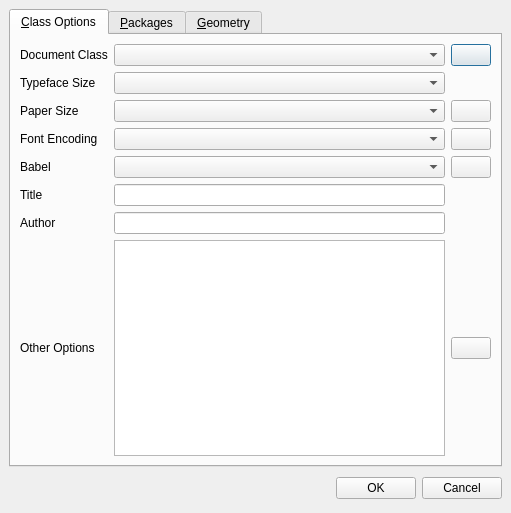
<?xml version="1.0" encoding="UTF-8"?>
<ui version="4.0">
 <class>QuickDocumentDialog</class>
 <widget class="QDialog" name="QuickDocumentDialog">
  <property name="geometry">
   <rect>
    <x>0</x>
    <y>0</y>
    <width>511</width>
    <height>513</height>
   </rect>
  </property>
  <layout class="QVBoxLayout" name="verticalLayout_3">
   <property name="spacing">
    <number>6</number>
   </property>
   <property name="leftMargin">
    <number>9</number>
   </property>
   <property name="topMargin">
    <number>9</number>
   </property>
   <property name="rightMargin">
    <number>9</number>
   </property>
   <property name="bottomMargin">
    <number>9</number>
   </property>
   <item>
    <widget class="QTabWidget" name="tabWidget">
     <property name="currentIndex">
      <number>0</number>
     </property>
     <widget class="QWidget" name="tab">
      <attribute name="title">
       <string>&amp;Class Options</string>
      </attribute>
      <layout class="QHBoxLayout" name="horizontalLayout">
       <item>
        <layout class="QGridLayout" name="_2">
         <property name="leftMargin">
          <number>0</number>
         </property>
         <property name="topMargin">
          <number>0</number>
         </property>
         <property name="rightMargin">
          <number>0</number>
         </property>
         <property name="bottomMargin">
          <number>0</number>
         </property>
         <property name="spacing">
          <number>6</number>
         </property>
         <item row="7" column="0">
          <widget class="QLabel" name="labelTitle">
           <property name="sizePolicy">
            <sizepolicy hsizetype="Minimum" vsizetype="Minimum">
             <horstretch>0</horstretch>
             <verstretch>0</verstretch>
            </sizepolicy>
           </property>
           <property name="text">
            <string>Title</string>
           </property>
          </widget>
         </item>
         <item row="8" column="1">
          <widget class="QLineEdit" name="lineEditAuthor"/>
         </item>
         <item row="5" column="0">
          <widget class="QLabel" name="labelBabel">
           <property name="text">
            <string>Babel</string>
           </property>
          </widget>
         </item>
         <item row="0" column="1">
          <widget class="QComboBox" name="comboBoxClass"/>
         </item>
         <item row="0" column="0">
          <widget class="QLabel" name="labelClass">
           <property name="sizePolicy">
            <sizepolicy hsizetype="Minimum" vsizetype="Minimum">
             <horstretch>0</horstretch>
             <verstretch>0</verstretch>
            </sizepolicy>
           </property>
           <property name="text">
            <string>Document Class</string>
           </property>
          </widget>
         </item>
         <item row="0" column="2">
          <widget class="QPushButton" name="pushButtonClass">
           <property name="text">
            <string/>
           </property>
           <property name="icon">
            <iconset resource="../images.qrc">
             <normaloff>:/images-ng/list-add.svgz</normaloff>:/images-ng/list-add.svgz</iconset>
           </property>
          </widget>
         </item>
         <item row="1" column="0">
          <widget class="QLabel" name="labelSize">
           <property name="sizePolicy">
            <sizepolicy hsizetype="Minimum" vsizetype="Minimum">
             <horstretch>0</horstretch>
             <verstretch>0</verstretch>
            </sizepolicy>
           </property>
           <property name="text">
            <string>Typeface Size</string>
           </property>
          </widget>
         </item>
         <item row="9" column="0">
          <widget class="QLabel" name="labelOptions">
           <property name="sizePolicy">
            <sizepolicy hsizetype="Minimum" vsizetype="Minimum">
             <horstretch>0</horstretch>
             <verstretch>0</verstretch>
            </sizepolicy>
           </property>
           <property name="text">
            <string>Other Options</string>
           </property>
          </widget>
         </item>
         <item row="5" column="2">
          <widget class="QPushButton" name="pushButtonBabel">
           <property name="text">
            <string/>
           </property>
           <property name="icon">
            <iconset resource="../images.qrc">
             <normaloff>:/images-ng/list-add.svgz</normaloff>:/images-ng/list-add.svgz</iconset>
           </property>
          </widget>
         </item>
         <item row="1" column="1">
          <widget class="QComboBox" name="comboBoxSize"/>
         </item>
         <item row="2" column="2">
          <widget class="QPushButton" name="pushButtonPaper">
           <property name="text">
            <string/>
           </property>
           <property name="icon">
            <iconset resource="../images.qrc">
             <normaloff>:/images-ng/list-add.svgz</normaloff>:/images-ng/list-add.svgz</iconset>
           </property>
          </widget>
         </item>
         <item row="9" column="2">
          <widget class="QPushButton" name="pushButtonOptions">
           <property name="text">
            <string/>
           </property>
           <property name="icon">
            <iconset resource="../images.qrc">
             <normaloff>:/images-ng/list-add.svgz</normaloff>:/images-ng/list-add.svgz</iconset>
           </property>
          </widget>
         </item>
         <item row="9" column="1">
          <widget class="QListWidget" name="listWidgetOptions"/>
         </item>
         <item row="2" column="0">
          <widget class="QLabel" name="labelPaper">
           <property name="sizePolicy">
            <sizepolicy hsizetype="Minimum" vsizetype="Minimum">
             <horstretch>0</horstretch>
             <verstretch>0</verstretch>
            </sizepolicy>
           </property>
           <property name="text">
            <string>Paper Size</string>
           </property>
          </widget>
         </item>
         <item row="7" column="1">
          <widget class="QLineEdit" name="lineEditTitle"/>
         </item>
         <item row="5" column="1">
          <widget class="QComboBox" name="comboBoxBabel"/>
         </item>
         <item row="2" column="1">
          <widget class="QComboBox" name="comboBoxPaper"/>
         </item>
         <item row="8" column="0">
          <widget class="QLabel" name="labelAuthor">
           <property name="sizePolicy">
            <sizepolicy hsizetype="Minimum" vsizetype="Minimum">
             <horstretch>0</horstretch>
             <verstretch>0</verstretch>
            </sizepolicy>
           </property>
           <property name="text">
            <string>Author</string>
           </property>
          </widget>
         </item>
         <item row="4" column="0">
          <widget class="QLabel" name="labelFontEncoding">
           <property name="text">
            <string>Font Encoding</string>
           </property>
          </widget>
         </item>
         <item row="4" column="1">
          <widget class="QComboBox" name="comboBoxFontEncoding"/>
         </item>
         <item row="4" column="2">
          <widget class="QPushButton" name="pushButtonFontEncoding">
           <property name="text">
            <string/>
           </property>
           <property name="icon">
            <iconset resource="../images.qrc">
             <normaloff>:/images-ng/list-add.svgz</normaloff>:/images-ng/list-add.svgz</iconset>
           </property>
          </widget>
         </item>
        </layout>
       </item>
      </layout>
     </widget>
     <widget class="QWidget" name="tabPackages">
      <attribute name="title">
       <string>&amp;Packages</string>
      </attribute>
      <layout class="QHBoxLayout" name="HboxPackages">
       <item>
        <layout class="QHBoxLayout" name="horizontalLayout_2">
         <item>
          <widget class="QTableWidget" name="tableWidgetPackages">
           <property name="sizePolicy">
            <sizepolicy hsizetype="Expanding" vsizetype="Expanding">
             <horstretch>0</horstretch>
             <verstretch>0</verstretch>
            </sizepolicy>
           </property>
           <property name="sizeAdjustPolicy">
            <enum>QAbstractScrollArea::AdjustToContents</enum>
           </property>
           <column>
            <property name="text">
             <string>Package</string>
            </property>
           </column>
           <column>
            <property name="text">
             <string>Description</string>
            </property>
           </column>
          </widget>
         </item>
         <item>
          <widget class="QPushButton" name="pushButtonPackages">
           <property name="text">
            <string/>
           </property>
           <property name="icon">
            <iconset resource="../images.qrc">
             <normaloff>:/images-ng/list-add.svgz</normaloff>:/images-ng/list-add.svgz</iconset>
           </property>
          </widget>
         </item>
        </layout>
       </item>
      </layout>
     </widget>
     <widget class="QWidget" name="tabGeometry">
      <attribute name="title">
       <string>&amp;Geometry</string>
      </attribute>
      <layout class="QVBoxLayout" name="verticalLayout">
       <item>
        <widget class="QLabel" name="geometryPreviewLabel">
         <property name="sizePolicy">
          <sizepolicy hsizetype="Preferred" vsizetype="MinimumExpanding">
           <horstretch>0</horstretch>
           <verstretch>0</verstretch>
          </sizepolicy>
         </property>
         <property name="minimumSize">
          <size>
           <width>0</width>
           <height>93</height>
          </size>
         </property>
         <property name="text">
          <string/>
         </property>
         <property name="alignment">
          <set>Qt::AlignCenter</set>
         </property>
        </widget>
       </item>
       <item>
        <widget class="QGroupBox" name="groupBox">
         <property name="title">
          <string>Page</string>
         </property>
         <layout class="QGridLayout" name="_3">
          <item row="0" column="0" rowspan="2">
           <widget class="QCheckBox" name="checkBoxGeometryPageWidth">
            <property name="text">
             <string>Width:</string>
            </property>
           </widget>
          </item>
          <item row="0" column="1">
           <widget class="QDoubleSpinBox" name="spinBoxGeometryPageWidth">
            <property name="locale">
             <locale language="English" country="UnitedStates"/>
            </property>
            <property name="suffix">
             <string>mm</string>
            </property>
            <property name="maximum">
             <double>99999.990000000005239</double>
            </property>
           </widget>
          </item>
          <item row="0" column="2">
           <widget class="QComboBox" name="spinBoxUnitGeometryPageWidth">
            <property name="editable">
             <bool>true</bool>
            </property>
            <item>
             <property name="text">
              <string>mm</string>
             </property>
            </item>
            <item>
             <property name="text">
              <string>cm</string>
             </property>
            </item>
            <item>
             <property name="text">
              <string>pt</string>
             </property>
            </item>
            <item>
             <property name="text">
              <string>bp</string>
             </property>
            </item>
            <item>
             <property name="text">
              <string>in</string>
             </property>
            </item>
           </widget>
          </item>
          <item row="1" column="2" rowspan="2">
           <widget class="QComboBox" name="spinBoxUnitGeometryPageHeight">
            <property name="editable">
             <bool>true</bool>
            </property>
            <item>
             <property name="text">
              <string>mm</string>
             </property>
            </item>
            <item>
             <property name="text">
              <string>cm</string>
             </property>
            </item>
            <item>
             <property name="text">
              <string>pt</string>
             </property>
            </item>
            <item>
             <property name="text">
              <string>bp</string>
             </property>
            </item>
            <item>
             <property name="text">
              <string>in</string>
             </property>
            </item>
           </widget>
          </item>
          <item row="1" column="1" rowspan="2">
           <widget class="QDoubleSpinBox" name="spinBoxGeometryPageHeight">
            <property name="locale">
             <locale language="English" country="UnitedStates"/>
            </property>
            <property name="suffix">
             <string>mm</string>
            </property>
            <property name="maximum">
             <double>99999.990000000005239</double>
            </property>
           </widget>
          </item>
          <item row="2" column="0">
           <widget class="QCheckBox" name="checkBoxGeometryPageHeight">
            <property name="text">
             <string>Height:</string>
            </property>
           </widget>
          </item>
         </layout>
        </widget>
       </item>
       <item>
        <widget class="QGroupBox" name="groupBox_2">
         <property name="title">
          <string>Margins</string>
         </property>
         <layout class="QGridLayout" name="gridLayout_2">
          <item row="0" column="0">
           <widget class="QCheckBox" name="checkBoxGeometryMarginLeft">
            <property name="text">
             <string>Left:</string>
            </property>
           </widget>
          </item>
          <item row="0" column="1">
           <widget class="QDoubleSpinBox" name="spinBoxGeometryMarginLeft">
            <property name="locale">
             <locale language="English" country="UnitedStates"/>
            </property>
            <property name="suffix">
             <string>mm</string>
            </property>
            <property name="maximum">
             <double>99999.990000000005239</double>
            </property>
            <property name="value">
             <double>20.000000000000000</double>
            </property>
           </widget>
          </item>
          <item row="0" column="2">
           <widget class="QComboBox" name="spinBoxUnitGeometryMarginLeft">
            <property name="editable">
             <bool>true</bool>
            </property>
            <item>
             <property name="text">
              <string>mm</string>
             </property>
            </item>
            <item>
             <property name="text">
              <string>cm</string>
             </property>
            </item>
            <item>
             <property name="text">
              <string>pt</string>
             </property>
            </item>
            <item>
             <property name="text">
              <string>bp</string>
             </property>
            </item>
            <item>
             <property name="text">
              <string>in</string>
             </property>
            </item>
           </widget>
          </item>
          <item row="1" column="0" rowspan="2">
           <widget class="QCheckBox" name="checkBoxGeometryMarginRight">
            <property name="text">
             <string>Right:</string>
            </property>
           </widget>
          </item>
          <item row="1" column="1">
           <widget class="QDoubleSpinBox" name="spinBoxGeometryMarginRight">
            <property name="locale">
             <locale language="English" country="UnitedStates"/>
            </property>
            <property name="suffix">
             <string>mm</string>
            </property>
            <property name="maximum">
             <double>99999.990000000005239</double>
            </property>
            <property name="value">
             <double>20.000000000000000</double>
            </property>
           </widget>
          </item>
          <item row="1" column="2">
           <widget class="QComboBox" name="spinBoxUnitGeometryMarginRight">
            <property name="editable">
             <bool>true</bool>
            </property>
            <item>
             <property name="text">
              <string>mm</string>
             </property>
            </item>
            <item>
             <property name="text">
              <string>cm</string>
             </property>
            </item>
            <item>
             <property name="text">
              <string>pt</string>
             </property>
            </item>
            <item>
             <property name="text">
              <string>bp</string>
             </property>
            </item>
            <item>
             <property name="text">
              <string>in</string>
             </property>
            </item>
           </widget>
          </item>
          <item row="2" column="1" rowspan="2">
           <widget class="QDoubleSpinBox" name="spinBoxGeometryMarginTop">
            <property name="locale">
             <locale language="English" country="UnitedStates"/>
            </property>
            <property name="suffix">
             <string>mm</string>
            </property>
            <property name="maximum">
             <double>99999.990000000005239</double>
            </property>
            <property name="value">
             <double>20.000000000000000</double>
            </property>
           </widget>
          </item>
          <item row="2" column="2" rowspan="2">
           <widget class="QComboBox" name="spinBoxUnitGeometryMarginTop">
            <property name="editable">
             <bool>true</bool>
            </property>
            <item>
             <property name="text">
              <string>mm</string>
             </property>
            </item>
            <item>
             <property name="text">
              <string>cm</string>
             </property>
            </item>
            <item>
             <property name="text">
              <string>pt</string>
             </property>
            </item>
            <item>
             <property name="text">
              <string>bp</string>
             </property>
            </item>
            <item>
             <property name="text">
              <string>in</string>
             </property>
            </item>
           </widget>
          </item>
          <item row="3" column="0">
           <widget class="QCheckBox" name="checkBoxGeometryMarginTop">
            <property name="text">
             <string>Top:</string>
            </property>
           </widget>
          </item>
          <item row="4" column="0">
           <widget class="QCheckBox" name="checkBoxGeometryMarginBottom">
            <property name="text">
             <string>Bottom:</string>
            </property>
           </widget>
          </item>
          <item row="4" column="1">
           <widget class="QDoubleSpinBox" name="spinBoxGeometryMarginBottom">
            <property name="locale">
             <locale language="English" country="UnitedStates"/>
            </property>
            <property name="suffix">
             <string>mm</string>
            </property>
            <property name="maximum">
             <double>99999.990000000005239</double>
            </property>
            <property name="value">
             <double>20.000000000000000</double>
            </property>
           </widget>
          </item>
          <item row="4" column="2">
           <widget class="QComboBox" name="spinBoxUnitGeometryMarginBottom">
            <property name="editable">
             <bool>true</bool>
            </property>
            <item>
             <property name="text">
              <string>mm</string>
             </property>
            </item>
            <item>
             <property name="text">
              <string>cm</string>
             </property>
            </item>
            <item>
             <property name="text">
              <string>pt</string>
             </property>
            </item>
            <item>
             <property name="text">
              <string>bp</string>
             </property>
            </item>
            <item>
             <property name="text">
              <string>in</string>
             </property>
            </item>
           </widget>
          </item>
         </layout>
        </widget>
       </item>
      </layout>
     </widget>
    </widget>
   </item>
   <item>
    <layout class="QHBoxLayout">
     <property name="spacing">
      <number>6</number>
     </property>
     <property name="leftMargin">
      <number>0</number>
     </property>
     <property name="topMargin">
      <number>0</number>
     </property>
     <property name="rightMargin">
      <number>0</number>
     </property>
     <property name="bottomMargin">
      <number>0</number>
     </property>
     <item>
      <spacer>
       <property name="orientation">
        <enum>Qt::Horizontal</enum>
       </property>
       <property name="sizeHint" stdset="0">
        <size>
         <width>131</width>
         <height>31</height>
        </size>
       </property>
      </spacer>
     </item>
     <item>
      <widget class="QPushButton" name="okButton">
       <property name="text">
        <string>OK</string>
       </property>
      </widget>
     </item>
     <item>
      <widget class="QPushButton" name="cancelButton">
       <property name="text">
        <string>Cancel</string>
       </property>
      </widget>
     </item>
    </layout>
   </item>
  </layout>
 </widget>
 <tabstops>
  <tabstop>okButton</tabstop>
  <tabstop>cancelButton</tabstop>
 </tabstops>
 <resources>
  <include location="../images.qrc"/>
 </resources>
 <connections>
  <connection>
   <sender>okButton</sender>
   <signal>clicked()</signal>
   <receiver>QuickDocumentDialog</receiver>
   <slot>accept()</slot>
   <hints>
    <hint type="sourcelabel">
     <x>409</x>
     <y>467</y>
    </hint>
    <hint type="destinationlabel">
     <x>96</x>
     <y>254</y>
    </hint>
   </hints>
  </connection>
  <connection>
   <sender>cancelButton</sender>
   <signal>clicked()</signal>
   <receiver>QuickDocumentDialog</receiver>
   <slot>reject()</slot>
   <hints>
    <hint type="sourcelabel">
     <x>500</x>
     <y>467</y>
    </hint>
    <hint type="destinationlabel">
     <x>179</x>
     <y>282</y>
    </hint>
   </hints>
  </connection>
  <connection>
   <sender>checkBoxGeometryPageWidth</sender>
   <signal>toggled(bool)</signal>
   <receiver>spinBoxGeometryPageWidth</receiver>
   <slot>setEnabled(bool)</slot>
   <hints>
    <hint type="sourcelabel">
     <x>130</x>
     <y>191</y>
    </hint>
    <hint type="destinationlabel">
     <x>233</x>
     <y>184</y>
    </hint>
   </hints>
  </connection>
  <connection>
   <sender>checkBoxGeometryPageWidth</sender>
   <signal>toggled(bool)</signal>
   <receiver>spinBoxUnitGeometryPageWidth</receiver>
   <slot>setEnabled(bool)</slot>
   <hints>
    <hint type="sourcelabel">
     <x>80</x>
     <y>183</y>
    </hint>
    <hint type="destinationlabel">
     <x>396</x>
     <y>188</y>
    </hint>
   </hints>
  </connection>
  <connection>
   <sender>checkBoxGeometryPageHeight</sender>
   <signal>toggled(bool)</signal>
   <receiver>spinBoxGeometryPageHeight</receiver>
   <slot>setEnabled(bool)</slot>
   <hints>
    <hint type="sourcelabel">
     <x>85</x>
     <y>229</y>
    </hint>
    <hint type="destinationlabel">
     <x>222</x>
     <y>227</y>
    </hint>
   </hints>
  </connection>
  <connection>
   <sender>checkBoxGeometryPageHeight</sender>
   <signal>toggled(bool)</signal>
   <receiver>spinBoxUnitGeometryPageHeight</receiver>
   <slot>setEnabled(bool)</slot>
   <hints>
    <hint type="sourcelabel">
     <x>68</x>
     <y>223</y>
    </hint>
    <hint type="destinationlabel">
     <x>385</x>
     <y>223</y>
    </hint>
   </hints>
  </connection>
  <connection>
   <sender>checkBoxGeometryMarginLeft</sender>
   <signal>toggled(bool)</signal>
   <receiver>spinBoxGeometryMarginLeft</receiver>
   <slot>setEnabled(bool)</slot>
   <hints>
    <hint type="sourcelabel">
     <x>70</x>
     <y>288</y>
    </hint>
    <hint type="destinationlabel">
     <x>320</x>
     <y>288</y>
    </hint>
   </hints>
  </connection>
  <connection>
   <sender>checkBoxGeometryMarginLeft</sender>
   <signal>toggled(bool)</signal>
   <receiver>spinBoxUnitGeometryMarginLeft</receiver>
   <slot>setEnabled(bool)</slot>
   <hints>
    <hint type="sourcelabel">
     <x>77</x>
     <y>292</y>
    </hint>
    <hint type="destinationlabel">
     <x>424</x>
     <y>297</y>
    </hint>
   </hints>
  </connection>
  <connection>
   <sender>checkBoxGeometryMarginRight</sender>
   <signal>toggled(bool)</signal>
   <receiver>spinBoxGeometryMarginRight</receiver>
   <slot>setEnabled(bool)</slot>
   <hints>
    <hint type="sourcelabel">
     <x>68</x>
     <y>334</y>
    </hint>
    <hint type="destinationlabel">
     <x>298</x>
     <y>317</y>
    </hint>
   </hints>
  </connection>
  <connection>
   <sender>checkBoxGeometryMarginRight</sender>
   <signal>toggled(bool)</signal>
   <receiver>spinBoxUnitGeometryMarginRight</receiver>
   <slot>setEnabled(bool)</slot>
   <hints>
    <hint type="sourcelabel">
     <x>163</x>
     <y>325</y>
    </hint>
    <hint type="destinationlabel">
     <x>375</x>
     <y>325</y>
    </hint>
   </hints>
  </connection>
  <connection>
   <sender>checkBoxGeometryMarginTop</sender>
   <signal>toggled(bool)</signal>
   <receiver>spinBoxGeometryMarginTop</receiver>
   <slot>setEnabled(bool)</slot>
   <hints>
    <hint type="sourcelabel">
     <x>102</x>
     <y>363</y>
    </hint>
    <hint type="destinationlabel">
     <x>283</x>
     <y>368</y>
    </hint>
   </hints>
  </connection>
  <connection>
   <sender>checkBoxGeometryMarginTop</sender>
   <signal>toggled(bool)</signal>
   <receiver>spinBoxUnitGeometryMarginTop</receiver>
   <slot>setEnabled(bool)</slot>
   <hints>
    <hint type="sourcelabel">
     <x>88</x>
     <y>362</y>
    </hint>
    <hint type="destinationlabel">
     <x>360</x>
     <y>365</y>
    </hint>
   </hints>
  </connection>
  <connection>
   <sender>checkBoxGeometryMarginBottom</sender>
   <signal>toggled(bool)</signal>
   <receiver>spinBoxGeometryMarginBottom</receiver>
   <slot>setEnabled(bool)</slot>
   <hints>
    <hint type="sourcelabel">
     <x>137</x>
     <y>402</y>
    </hint>
    <hint type="destinationlabel">
     <x>258</x>
     <y>398</y>
    </hint>
   </hints>
  </connection>
  <connection>
   <sender>checkBoxGeometryMarginBottom</sender>
   <signal>toggled(bool)</signal>
   <receiver>spinBoxUnitGeometryMarginBottom</receiver>
   <slot>setEnabled(bool)</slot>
   <hints>
    <hint type="sourcelabel">
     <x>82</x>
     <y>397</y>
    </hint>
    <hint type="destinationlabel">
     <x>393</x>
     <y>398</y>
    </hint>
   </hints>
  </connection>
 </connections>
</ui>
